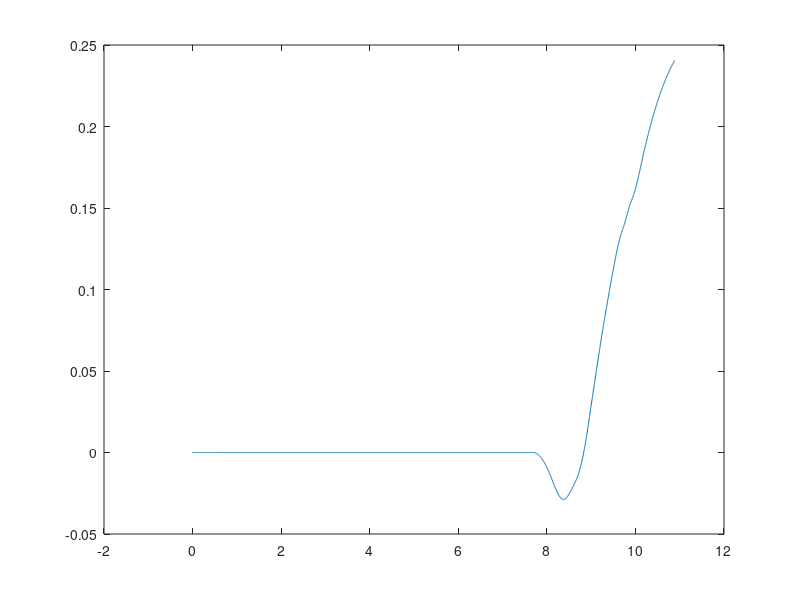
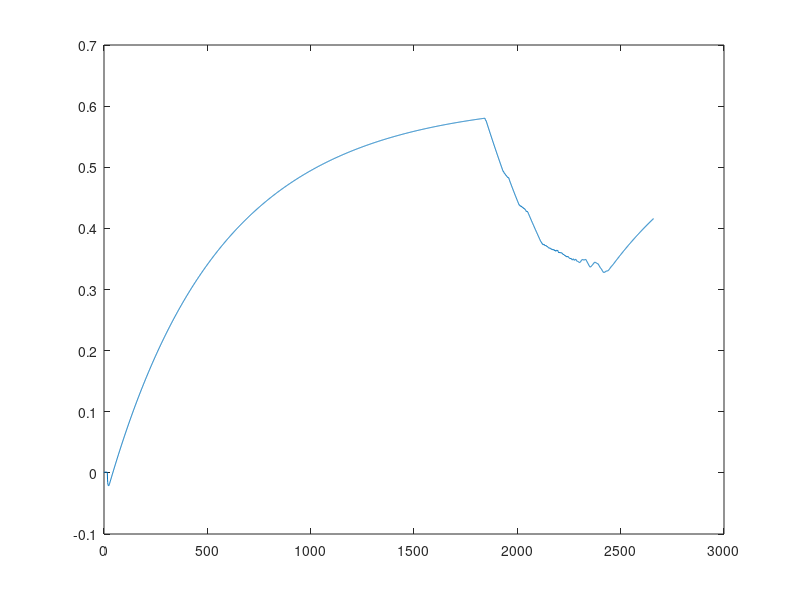
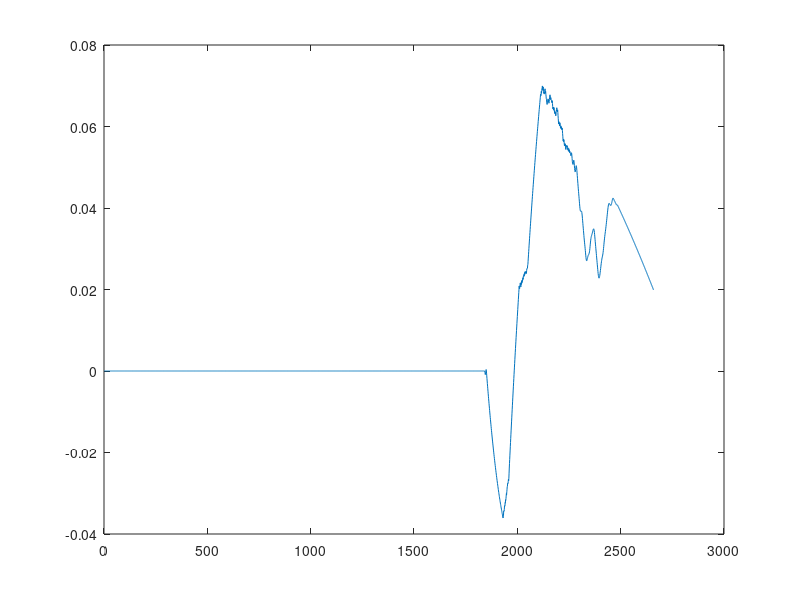
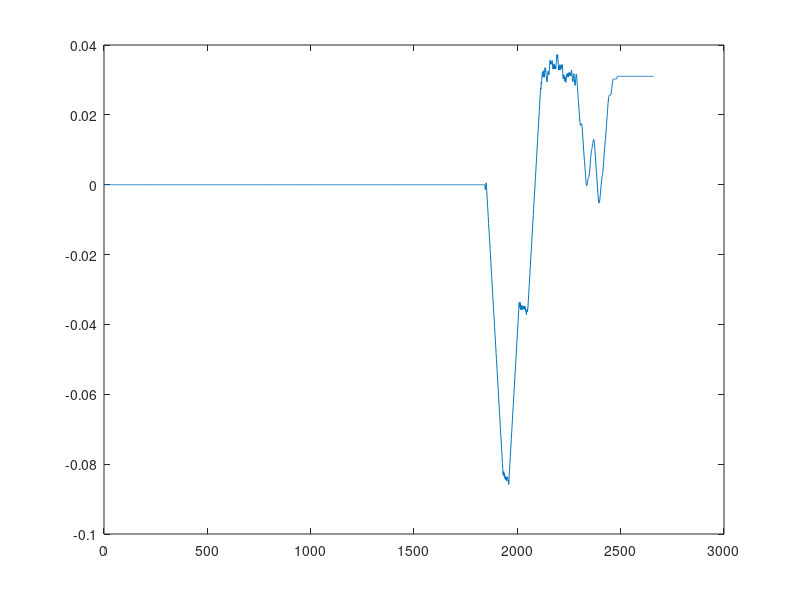

Reproduce these figures in MATLAB, in order.
clear
clc

Wwheel = load('Ww.mat').ans';
SteerAngle = load('steer.mat').ans';

%parameter
m = 1500 + 2*80 + 300;
ro = 1.225;
Cdrag = 0.3;
Afront = 2.2;
fr = 0.02;
g = 9.81;
Bx = 0;
By = 0;
lf = 1.22;
lr = 1.36;
Iz = 1536.70;
rst = 0.302 ;
rnom = 0.302*0.98 ;
Cdf = 55;
Caf = 0.09;
Car = 0.09;
B = acosd(rst/rnom);
reff = sin(B)/B * rnom;
% TLim=2;
Ts = 0.01;
t = 0:Ts:10-0.001;
% Ts=0.005;
x=zeros(6,1);
dx=zeros(6,1);
% u=[1 0];

for i=1:2658
    % State Equations
    %     u1=Wwheel(i);
%     u1=Wwheel;
    u1=Wwheel(i)+1e-6;
    u2=SteerAngle(i);
    u=[u1 u2];
%     
    const1 = (2*reff*u(1)-2*x(4,i))/(reff*u(1));
%   const1 = (2*reff*u(1)-2*x(4,i));
    const2 = ((x(5,i)-lf*x(6,i))/(x(4,i)+1e-6));
    const3 = ((x(5,i)-lr*x(6,i))/(x(4,i)+1e-6));
    
    f41 = -x(5,i)*x(6,i);
    f42 = -(sin(x(4,i))/m)*(1/2*ro*Cdrag*Afront*x(4,i)*x(4,i));
    f43 = -(sin(x(4,i))/m)*(fr*m*g);
    f44 = -(sin(x(4,i))/m)*(m*g*sin(Bx));
    u41 = 1/m*(Cdf*const1*cos(u(2)));
    u42 = 1/m*(-2*Caf*(u(2)-const2)*sin(u(2)));
    u43 = 1/m*(Cdf*const1);
    
    f51=-x(4,i)*x(6,i);
    f52=1/m*(2*Car*(-const3));
    f53=1/m*(-g*sin(By));
    u51=1/m*(Cdf*const1*sin(u(2)));
    u52=1/m*(-2*Caf*(u(2)-const2)*cos(u(2)));
    
    f61=lr/Iz*(2*(Car/m)*(-const3));
    u61=lf/Iz*(Cdf*const1*sin(u(2)));
    u62=lf/Iz*(-2*Caf*(u(2)-const2)*cos(u(2)));
    
    dx(1,i) = x(4,i); % Vx
    dx(2,i) = x(5,i); % Vy
    dx(3,i) = x(6,i); % Vz
    dx(4,i) = f41+f42+f43+u41+u42+u43;
    dx(5,i) = f51+f52+f53+u51+u52;
    dx(6,i) = f61+u61+u62;
    
    x(1,i+1)=x(1,i)+Ts.*dx(1,i);
    x(2,i+1)=x(2,i)+Ts.*dx(2,i);
    x(3,i+1)=x(3,i)+Ts.*dx(3,i);
    x(4,i+1)=x(4,i)+Ts.*dx(4,i);
    x(5,i+1)=x(5,i)+Ts.*dx(5,i);
    x(6,i+1)=x(6,i)+Ts.*dx(6,i);
    
end
% label = [{'Vx'},{'Vy'},{'Vz'},{'ax'},{'ay'},{'az'}]
% plot posisi XY
% for i = 1:6
%     figure(i)
%     plot(x(i,:));
%     title(label{i})
% end
figure(1)
plot(x(1,:),x(2,:))
figure(2)
plot(x(4,:))
figure(3)
plot(x(5,:))
figure(4)
plot(x(6,:))
% figure(1)
% plot(x(1,:)